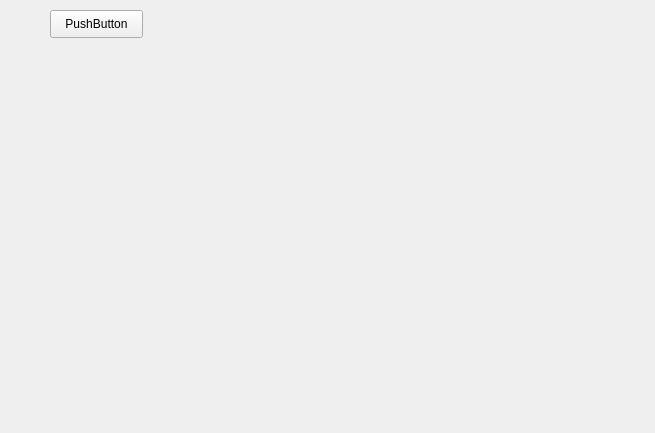
<?xml version="1.0" encoding="UTF-8"?>
<ui version="4.0">
 <class>MyWidget1</class>
 <widget class="QWidget" name="MyWidget1">
  <property name="geometry">
   <rect>
    <x>0</x>
    <y>0</y>
    <width>655</width>
    <height>433</height>
   </rect>
  </property>
  <property name="windowTitle">
   <string>Form</string>
  </property>
  <widget class="QPushButton" name="pushButton">
   <property name="geometry">
    <rect>
     <x>50</x>
     <y>10</y>
     <width>93</width>
     <height>28</height>
    </rect>
   </property>
   <property name="text">
    <string>PushButton</string>
   </property>
  </widget>
 </widget>
 <resources/>
 <connections/>
</ui>
